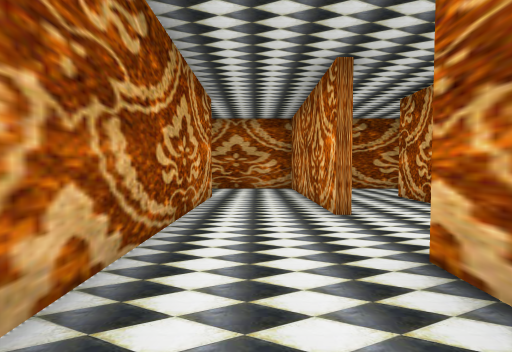
View 1 (above)

24 first-person views from a walk through a scene from a Unity 3-D project. The camera is 1.5 m above the floor, tilts 2° down and sees 90° across. The floor is counted in squares, 2 m on a side. Each view is taken from the middle of a square. On the plan, view 1 faces up. The plan holds only what a view shows up to about 9 squares ahead; the rest is blank. The player is left out. Some surface patterns are stand-ins.

View 2
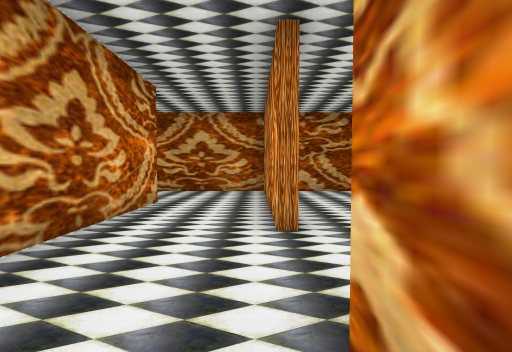

View 3
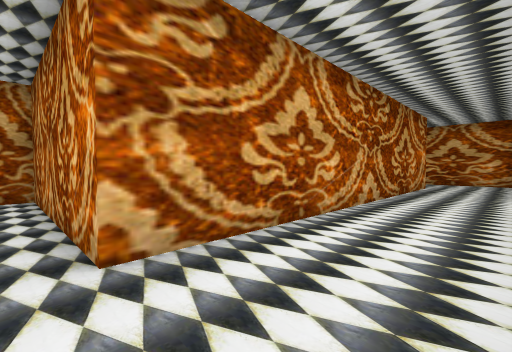

View 4
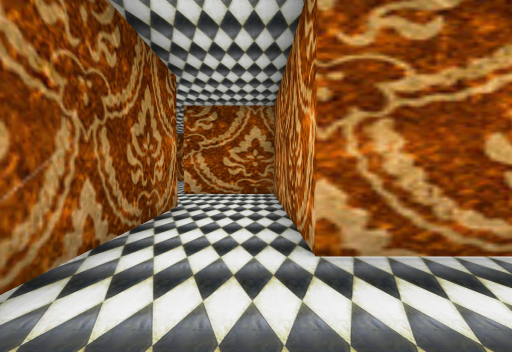

View 5
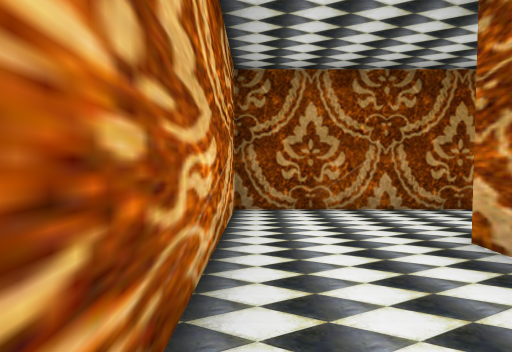

View 6
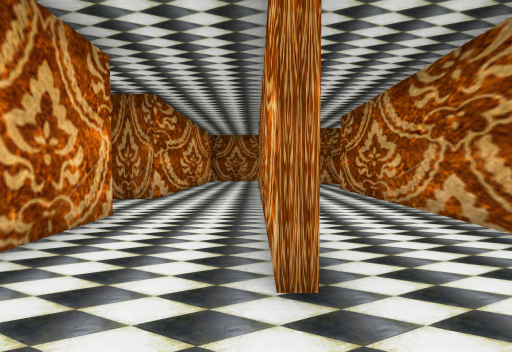

View 7
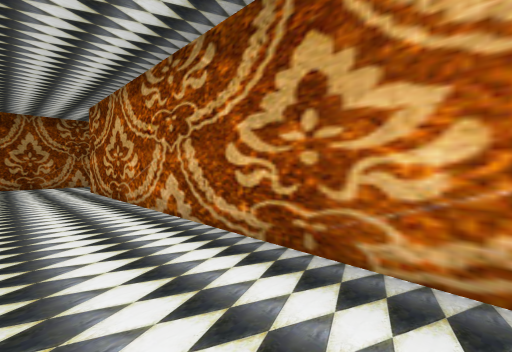

View 8
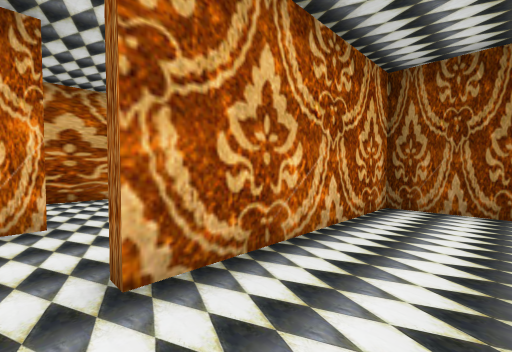

View 9
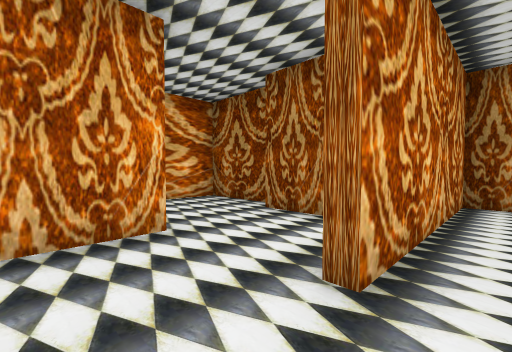

View 10
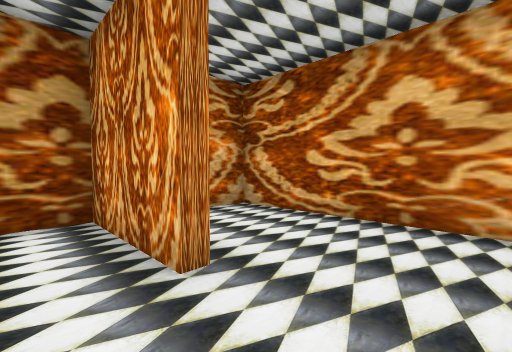

View 11
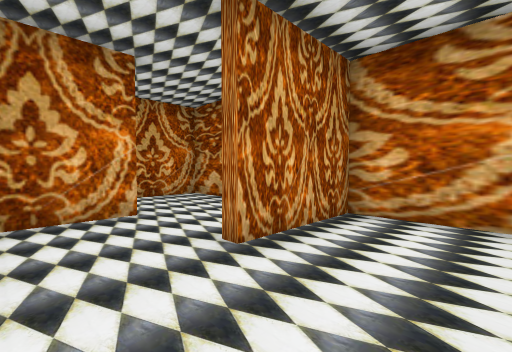

View 12
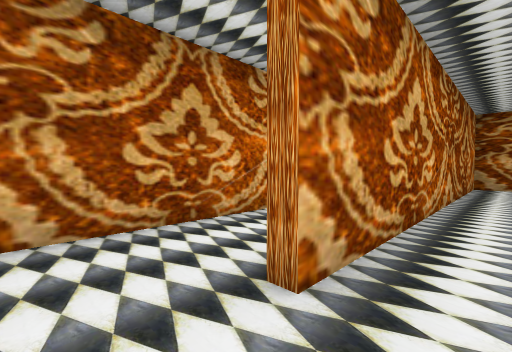

View 13
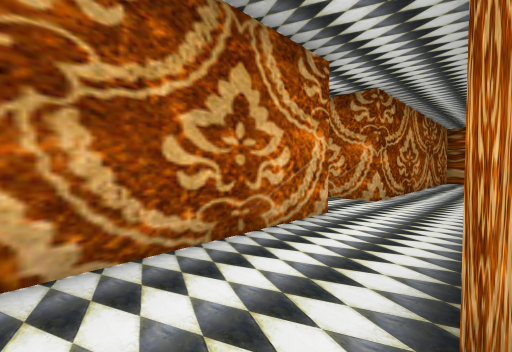

View 14
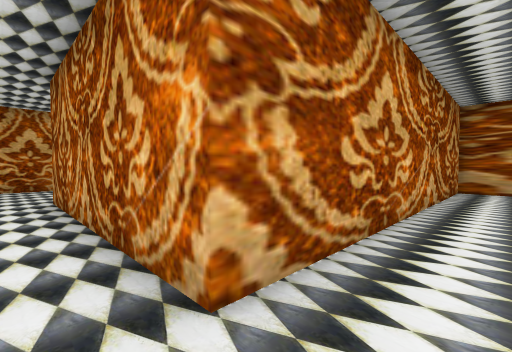

View 15
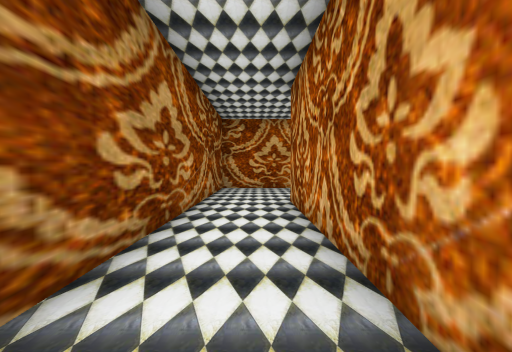

View 16
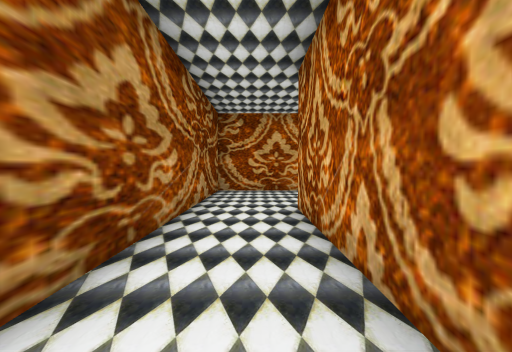

View 17
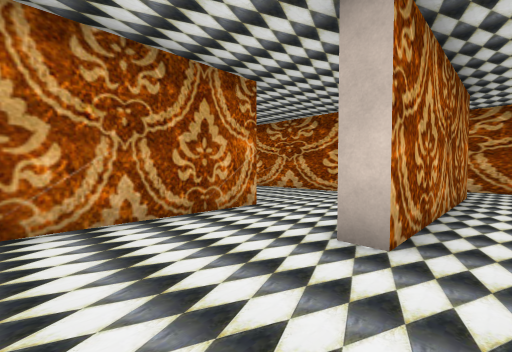

View 18
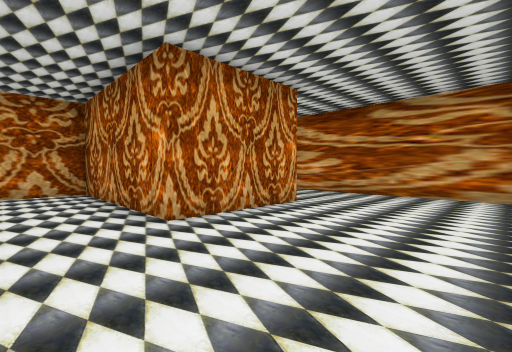

View 19
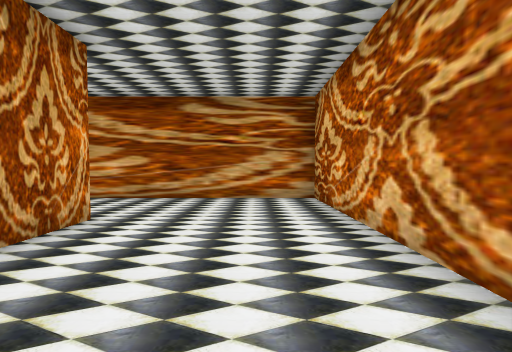

View 20
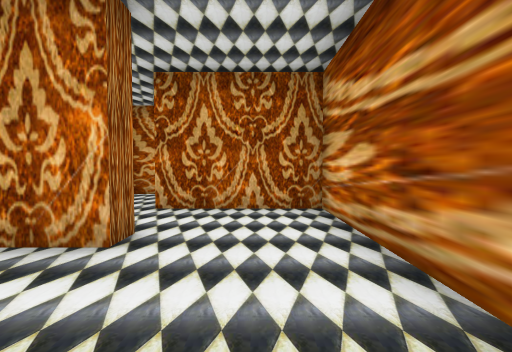

View 21
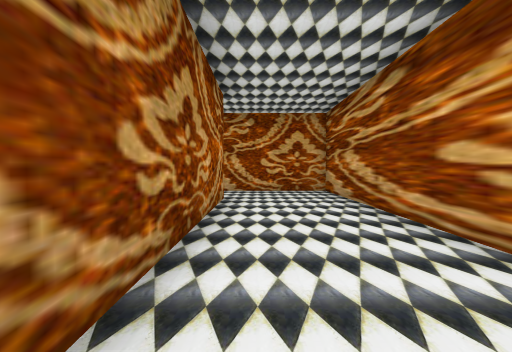

View 22
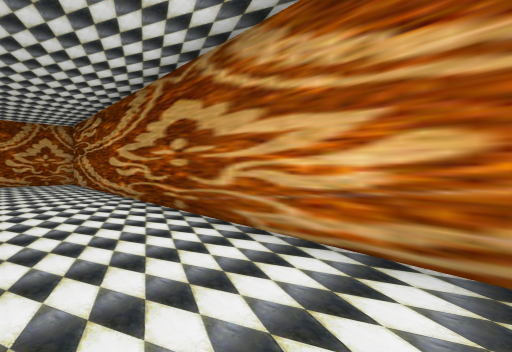

View 23
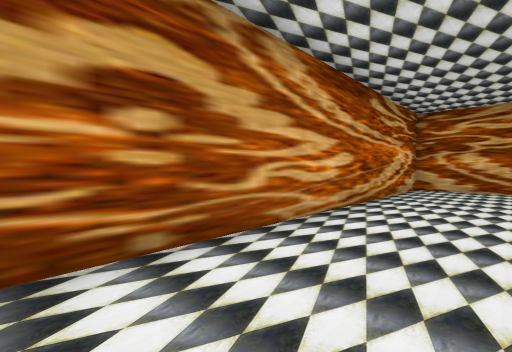

View 24
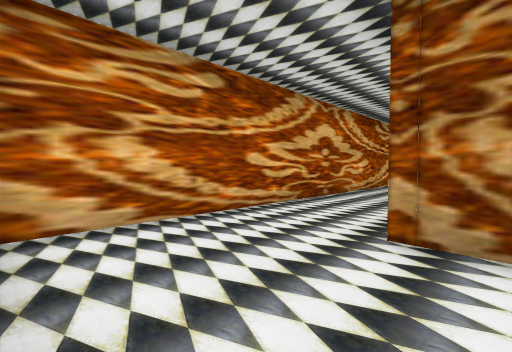

### Floor plan
Ten units are one square. View 1 is at (0, 0); x grows to the right and y downward. Boxes are objects, and circles mark ways between rooms. Rooms are numbered by the first view taken in them; rooms with no view inside come last. Other rooms are left out.
<svg viewBox="-156 -127 276 192">
<path fill="none" stroke="#000" d="M14 -40 14 -64M-39 55 14 55 14 -20 36 -20 36 -45M-11 -65 -11 35 -61 35 -61 60M14 -81 14 -86M12 -90 -15 -90M14 -64 14 -76M-15 -90 -39 -90 -39 9M-36 32 -19 32M35 -90 15 -90 15 -74M36 -45 36 -65M59 -65 59 -90 35 -90M39 -66 39 -49M66 -40 86 -40 86 -90 61 -90 61 -66M50 -45 62 -45M-61 -38 -116 -38M-61 -19 -61 21M-41 -29 -41 -40M-116 -18 -71 -18M-116 -38 -116 -42M-114 -66 -151 -66 -151 -18 -116 -18M-109 -96 -104 -96 -104 -66 -114 -66M-66 -68 -66 -122M-59 -122 -126 -122 -126 -91M115 -28 115 -122 -59 -122M79 -92 89 -92M-41 -92 12 -92M-61 -122 -61 -38"/>
<circle cx="0" cy="-55" r="3" fill="#2a7"/>
<circle cx="25" cy="-55" r="3" fill="#2a7"/>
<circle cx="-10" cy="-75" r="3" fill="#2a7"/>
<circle cx="-40" cy="15" r="3" fill="#2a7"/>
<circle cx="40" cy="-75" r="3" fill="#2a7"/>
<circle cx="60" cy="-55" r="3" fill="#2a7"/>
<circle cx="-110" cy="-30" r="3" fill="#2a7"/>
<circle cx="-50" cy="-40" r="3" fill="#2a7"/>
<circle cx="-110" cy="-55" r="3" fill="#2a7"/>
<text x="0" y="10">1</text>
<text x="-10" y="-80">2</text>
<text x="-30" y="-30">3</text>
<text x="20" y="-70">4</text>
<text x="50" y="-70">5</text>
<text x="70" y="-60">6</text>
<text x="-70" y="-30">7</text>
<text x="-130" y="-50">8</text>
<text x="-90" y="-90">9</text>
<text x="100" y="-10">10</text>
</svg>
Room 1 opens to room 2. Room 1 opens to room 4. Room 2 opens to room 3. Room 3 opens to room 7. Room 4 opens to room 5. Room 5 opens to room 6. Room 7 opens to room 8. Room 7 opens to room 10. Room 8 opens to room 9.

Where each view was taken, in squares from view 1:
view 1: 0 up, 0 right, facing up
view 2: 1 up, 1 right, facing up
view 3: 4 down, 1 right, facing up-left
view 4: 4 down, 1 right, facing left
view 5: 1 down, 1 right, facing down
view 6: 8 up, 1 left, facing down
view 7: 8 up, 2 left, facing down-left
view 8: 7 up, 2 right, facing down-right
view 9: 8 up, 3 right, facing down-right
view 10: 5 up, 5 right, facing up-right
view 11: 5 up, 8 right, facing up-left
view 12: 2 down, 3 left, facing up-left
view 13: 2 down, 4 left, facing up-left
view 14: 3 up, 5 left, facing up-left
view 15: 3 up, 6 left, facing left
view 16: 3 up, 7 left, facing left
view 17: 3 up, 14 left, facing up-right
view 18: 5 up, 7 left, facing up-left
view 19: 6 up, 8 left, facing up
view 20: 11 up, 8 left, facing left
view 21: 10 up, 2 right, facing left
view 22: 10 up, 7 right, facing up-left
view 23: 10 up, 2 right, facing up-right
view 24: 12 up, 8 right, facing down-right
